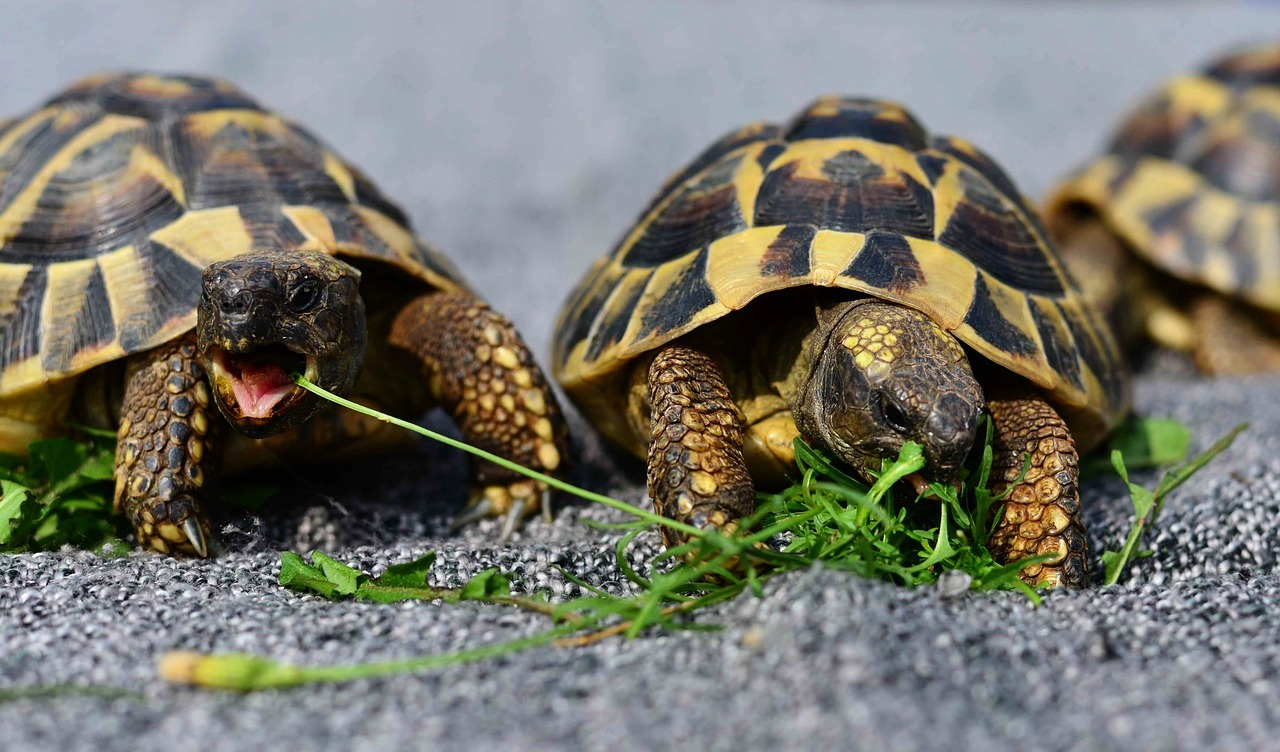
#> input picture toto.jpg, 1280 x 752 px, found by its file name
$ jupyter execute 'Image segmentation by clustering (1).ipynb'
#> lines starting #> are read from the running program, lines starting #| are printed output that depends on the picture; after the words box and inside, x2 and y2 are one past the last pixel; in counts of white or black regions, pixels touching at a corner belong together
### **Introduction to Image Processing Techniques**

This notebook provides an overview of image processing techniques, focusing on both basic and advanced methods. Key topics include:

- **Segmentation by Clustering**: Utilizing clustering algorithms such as K-Means, DBSCAN, and Agglomerative Clustering for image segmentation.
- **Applications**: Demonstrating concepts like boundary detection and background subtraction.
- **Image Segmentation by Clustering Pixels**: A detailed analysis of clustering methods for segmenting images efficiently.

It serves as a comprehensive guide to understanding and implementing clustering-based image segmentation techniques.

### **Image Segmentation Using K-Means Clustering**

This section explains the process of segmenting an image using K-Means clustering. The steps include:

1. **Image Loading**: Load and convert the image to RGB color space for processing.
2. **Reshape Image**: Transform the 3D image array into a 2D array of pixels for clustering.
3. **Apply K-Means Clustering**: Choose the number of clusters (K) and group similar pixels using K-Means.
4. **Reshape Segmented Image**: Convert the clustered pixels back to the original dimensions for visualization.
5. **Display Images**: Compare the original and segmented images side-by-side using `matplotlib`.

This method simplifies image representation and highlights meaningful segments effectively.

[cell 1]
import cv2
from matplotlib import pyplot as plt

# Specify the path to the image
image_path = r'C:\Users\sravi\Desktop\toto.jpg'

# Load the image
image = cv2.imread(image_path)
#> image is the input picture: shape (752, 1280, 3); mean B, G, R 107.4, 118.3, 119.4

# Convert the image to RGB (OpenCV loads images in BGR format by default)
image_rgb = cv2.cvtColor(image, cv2.COLOR_BGR2RGB)

# Display the image
plt.imshow(image_rgb)
plt.title('Loaded Image')
plt.axis('off')
plt.show()

[cell 2]
import cv2
from matplotlib import pyplot as plt
from sklearn.cluster import KMeans

# Specify the path to the image on your local system
image_path = r'C:\Users\sravi\Desktop\toto.jpg'

# Load the image
image = cv2.imread(image_path)

# Check if the image is loaded correctly
if image is None:
    print("Error: Unable to load the image. Check the path.")
else:
    # Convert the image to RGB (OpenCV loads images in BGR format)
    image_rgb = cv2.cvtColor(image, cv2.COLOR_BGR2RGB)

    # Display the loaded image
    plt.figure(figsize=(8, 6))
    plt.imshow(image_rgb)
    plt.title("Loaded Image")
    plt.axis("off")
    plt.show()

    # Optional: Prepare the image for clustering (reshaping into a 2D array of pixels)
    pixel_data = image_rgb.reshape((-1, 3))

    # Perform KMeans clustering (example with 3 clusters)
    kmeans = KMeans(n_clusters=3, random_state=42)
    kmeans.fit(pixel_data)

    # Replace pixel values with their corresponding cluster center
    clustered_pixels = kmeans.cluster_centers_[kmeans.labels_].astype('uint8')

    # Reshape back to the original image shape
    segmented_image = clustered_pixels.reshape(image_rgb.shape)

    # Display the segmented image
    plt.figure(figsize=(8, 6))
    plt.imshow(segmented_image)
    plt.title("Segmented Image")
    plt.axis("off")
    plt.show()
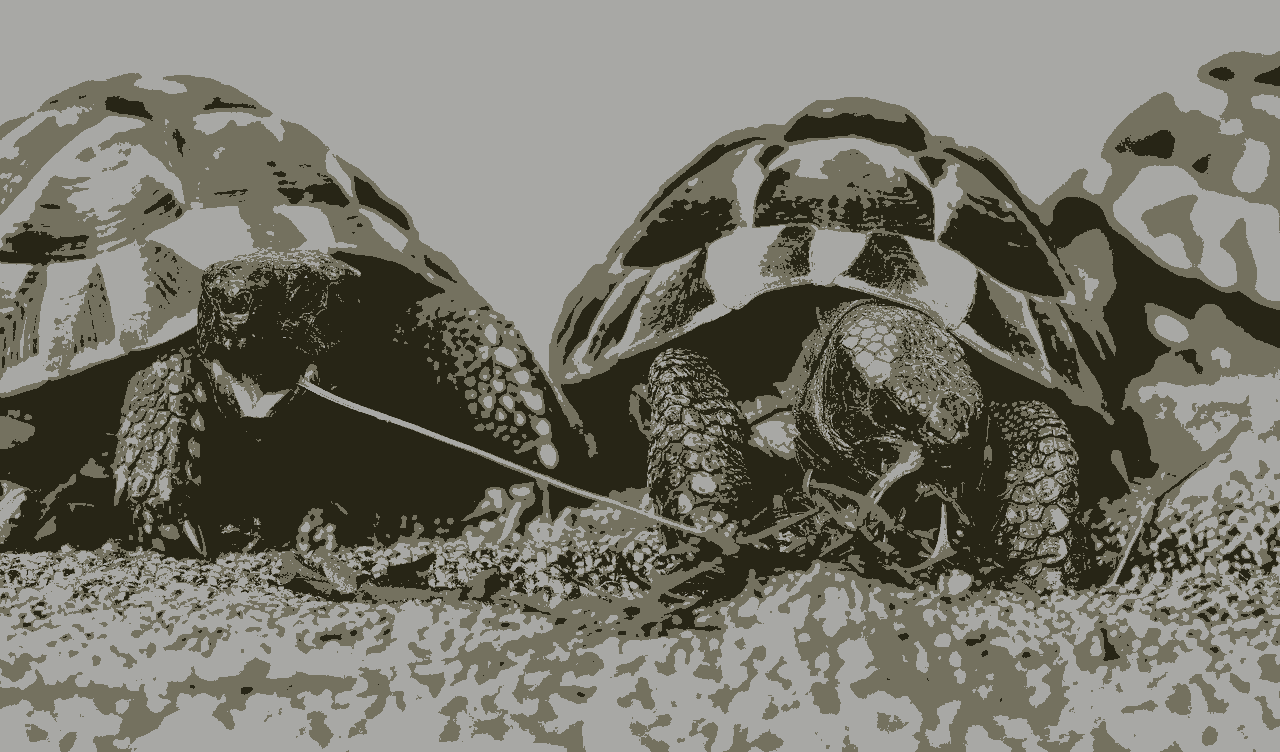
#> shown: shape (752, 1280, 3); mean R, G, B 119, 117.6, 107

## Enhanced Image Processing: Grayscale, Boundary Detection, and Background Subtraction

This section demonstrates advanced image processing techniques, including **grayscale conversion**, **boundary detection**, and **background subtraction**, enhanced with K-means clusterin
---

## Steps Followed

1. **Image Loading and Display**:
   - The image is loaded from a specified path, verified for correctness, and displayed using `matplotlib`.

2. **Grayscale Conversion**:
   - The RGB image is converted into grayscale to simplify boundary detection tasks.

3. **K-means Clustering for Segmentation**:
   - K-means clustering is applied to segment the image into distinct clusters for better analysis.

4. **Boundary Detection**:
   - The **Canny edge detection** algorithm is employed on the grayscale image to identify and highlight edges.

5. **Background Subtraction**:
   - A mask is created to subtract the background and replace it with a blue color while preserving the foreground (e.g., greenery).

6. **Display Processed Images**:
   - The following processed images are displayed side-by-side for comparison:
     - Original Image
     - Grayscale Image
     - Segmented Image
     - Edge Detection Result
     - Final Imagerious computer vision applications.

[cell 3]
# Import necessary libraries
import cv2
import numpy as np
import matplotlib.pyplot as plt
from sklearn.cluster import KMeans

# Define the path to your image
# Update this to your image path
image_path = r'C:\Users\sravi\Desktop\toto.jpg'  # Example path

# Load the image
image = cv2.imread(image_path)

# Check if the image is loaded correctly
if image is None:
    raise ValueError("Image not loaded. Check the file path or upload.")

# Display the original image
plt.figure(figsize=(12, 6))
plt.subplot(2, 2, 1)
plt.title('Original Image')
plt.imshow(cv2.cvtColor(image, cv2.COLOR_BGR2RGB))
plt.axis('off')

# Convert to grayscale
gray_image = cv2.cvtColor(image, cv2.COLOR_BGR2GRAY)

# Display the grayscale image
plt.subplot(2, 2, 2)
plt.title('Grayscale Image')
plt.imshow(gray_image, cmap='gray')
plt.axis('off')

# Reshape the image to a 2D array of pixels for clustering
pixels = image.reshape(-1, 3)

# Number of clusters (K)
k = 3

# Apply K-means clustering
kmeans = KMeans(n_clusters=k)
kmeans.fit(pixels)
labels = kmeans.predict(pixels)
segmented_image = kmeans.cluster_centers_[labels]

# Reshape back to the original image shape
segmented_image = segmented_image.reshape(image.shape)
segmented_image = segmented_image.astype(np.uint8)

# Display the segmented image
plt.subplot(2, 2, 3)
plt.title('Segmented Image')
plt.imshow(segmented_image)
plt.axis('off')

# Short boundary detection
edges = cv2.Canny(gray_image, 100, 200)
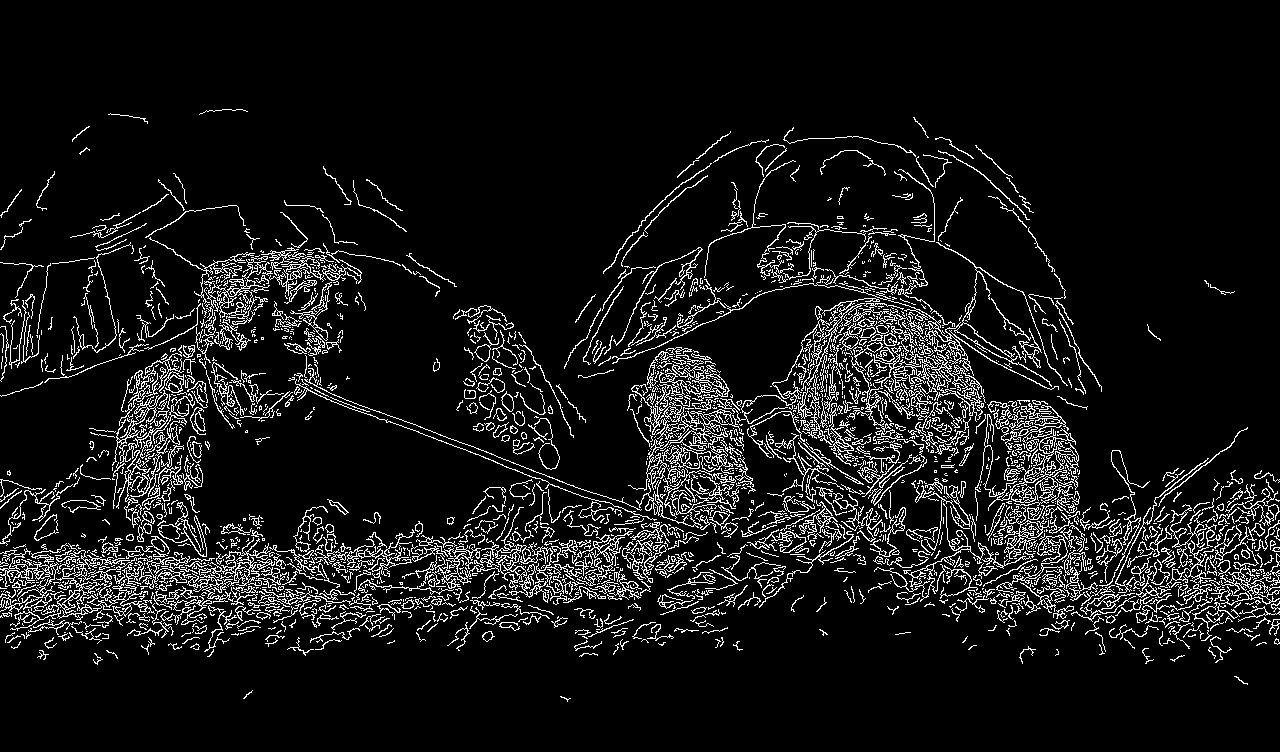
#> edges: shape (752, 1280); 8.5% white in thin lines or dots, all inside (x1, y1, x2, y2) = (0, 109, 1280, 702)

# Display the edges
plt.subplot(2, 2, 4)
plt.title('Edge Detection')
plt.imshow(edges, cmap='gray')
plt.axis('off')

# Background subtraction (Blue background, Greenery foreground)
blue_background = np.zeros_like(image)
blue_background[:] = [255, 0, 0]  # Blue color
foreground_mask = (labels == np.argmin(np.sum(kmeans.cluster_centers_ - [34, 139, 34], axis=1))).reshape(image.shape[:2])
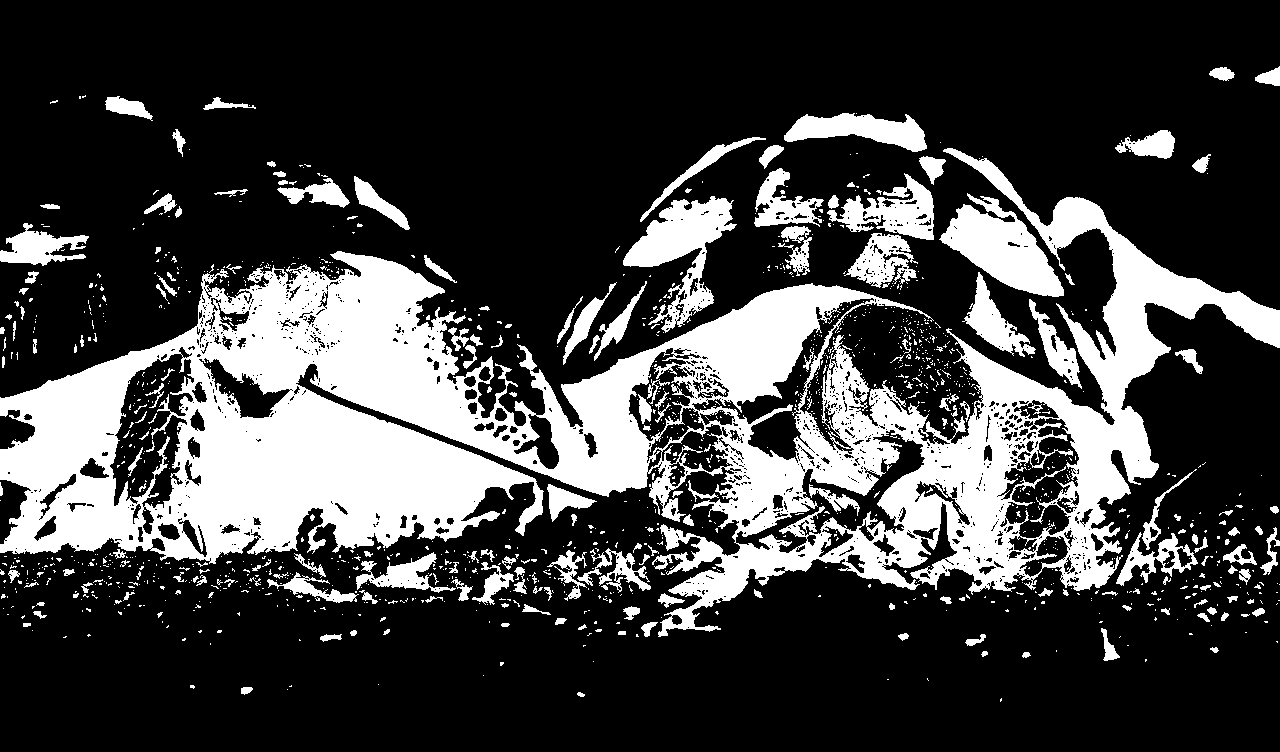
#> foreground_mask: shape (752, 1280) bool; 25.9% white; 1380 white regions (1173 under 20 px), largest, box (x1, y1, x2, y2) and area: (0, 148, 1280, 637) 189999, (939, 193, 1064, 297) 6205, (623, 196, 737, 333) 5926
result_image = np.where(foreground_mask[..., None], image, blue_background)
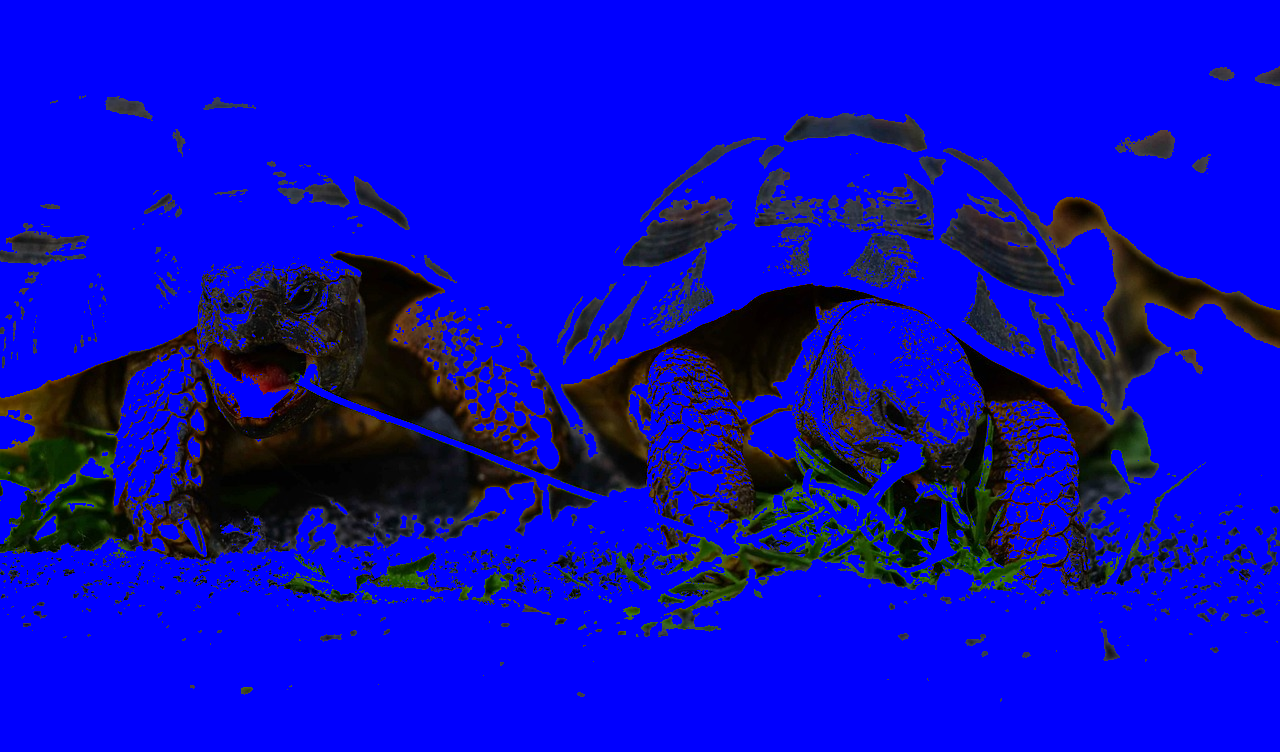
#> result_image: shape (752, 1280, 3); mean B, G, R 194.9, 9.7, 10.2

# Display the result of background subtraction
plt.figure(figsize=(6, 6))
plt.title('Background Subtraction')
plt.imshow(cv2.cvtColor(result_image, cv2.COLOR_BGR2RGB))
plt.axis('off')

plt.show()
#> figure, not shown here; B, G, R data is drawn as R, G, B
